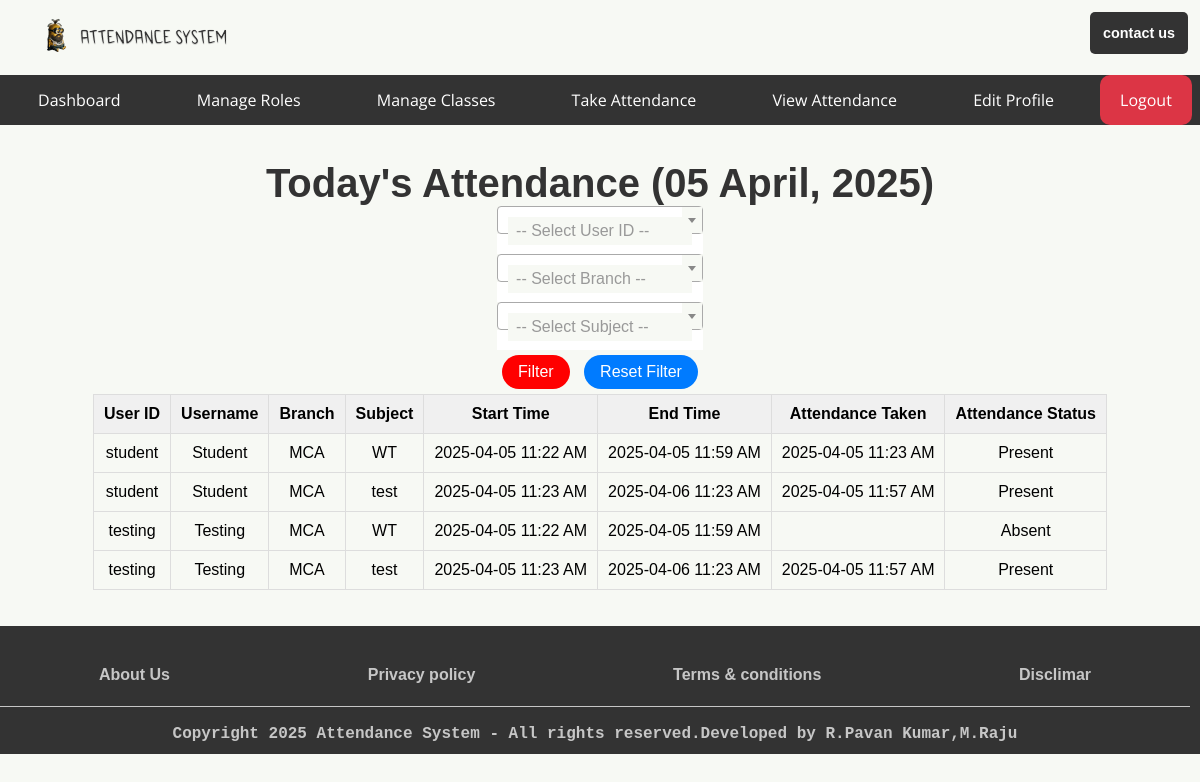
Page /admin/view_attendance/today_attendance_all (signed in) on the committed database.
### app.py (models this page shows, shortened)
class User(db.Model):
    userid = db.Column(db.String(10), primary_key=True, unique=True, nullable=False)
    username = db.Column(db.String(150), nullable=False)
    password_hash = db.Column(db.String(150), nullable=False)
    role = db.Column(db.String(50), nullable=False)

class SubjectsClasses(db.Model):  # Renamed to SubjectsClasses
    id = db.Column(db.Integer, primary_key=True)
    Branch = db.Column(db.String(200), nullable=False)
    Subject = db.Column(db.String(200), nullable=False)
    Start_Time = db.Column(db.DateTime, nullable=False)
    End_Time = db.Column(db.DateTime, nullable=False)
    date_created = db.Column(db.DateTime, default=datetime.utcnow)
    completed = db.Column(db.Integer, default=0)

class Attendance(db.Model):
    id = db.Column(db.Integer, primary_key=True)
    subject_id = db.Column(db.Integer)
    user_id = db.Column(db.String(10))
    date_time = db.Column(db.DateTime, default=datetime.utcnow)

### app.py (the view)
@app.route('/<role>/view_attendance/today_attendance_all', methods=['GET', 'POST'])
@role_required(['admin', 'teacher'])
def today_attendance_all(role):
    today = date.today()
    start_of_day = datetime.combine(today, time.min)
    end_of_day = datetime.combine(today, time.max)
    students_query = User.query.filter_by(role='student').order_by(User.userid)
    subjects_today_query = SubjectsClasses.query.filter(
        db.func.date(SubjectsClasses.Start_Time) == today
    ).order_by(SubjectsClasses.Start_Time)
    filter_userid = request.form.get('userid')
    filter_branch = request.form.get('branch')
    filter_subject = request.form.get('subject')
    if filter_userid:
        students_query = students_query.filter(User.userid == filter_userid)
    if filter_branch:
        subjects_today_query = subjects_today_query.filter(SubjectsClasses.Branch == filter_branch)
    if filter_subject:
        subjects_today_query = subjects_today_query.filter(SubjectsClasses.Subject == filter_subject)
    students = students_query.all()
    subjects_today = subjects_today_query.all()
    student_attendance_data = []
    for student in students:
        for subject_class in subjects_today:
            attendance_record = Attendance.query.filter(
                Attendance.user_id == student.userid,
                Attendance.subject_id == subject_class.id,
                Attendance.date_time >= start_of_day,
                Attendance.date_time <= end_of_day
            ).first()
            is_present = bool(attendance_record)
            attendance_time = attendance_record.date_time if attendance_record else None
            student_attendance_data.append({
                'user_id': student.userid,
                'username': student.username,
                'branch': subject_class.Branch,
                'subject': subject_class.Subject,
                'start_time': subject_class.Start_Time,
                'end_time': subject_class.End_Time,
                'attendance_taken': attendance_time,
                'attendance_status': 'Present' if is_present else 'Absent'
            })
    return render_template(
        f'auth/dashboards/{role}/attendance/today_attendance_all.html',
        student_attendance_data=student_attendance_data,
        today=today,
        students=User.query.filter_by(role='student').order_by(User.userid).all(),
        branches=SubjectsClasses.query.with_entities(SubjectsClasses.Branch).distinct().order_by(SubjectsClasses.Branch).all(),
        subjects=SubjectsClasses.query.with_entities(SubjectsClasses.Subject).distinct().order_by(SubjectsClasses.Subject).all(),
        filter_userid=filter_userid,
        filter_branch=filter_branch,
        filter_subject=filter_subject,
        role=role  # Pass the 'role' variable to the template context
    )

### app.py (called while the page is built)
def role_required(roles):
    if not isinstance(roles, list):
        roles = [roles]  # Ensure roles is a list
    def decorator(func):
        @wraps(func)
        def wrapper(*args, **kwargs):
            if 'username' not in session:
                return redirect(url_for('login'))
            user = User.query.filter_by(username=session['username']).first()
            if user.role not in roles:  # Check if the user's role is in the allowed roles list
                return redirect(url_for('index'))  # Redirect to the home page if unauthorized
            return func(*args, **kwargs)
        return wrapper
    return decorator

### templates/auth/dashboards/admin/attendance/today_attendance_all.html (shortened to what this page needs)
{% extends 'base/base_admin.html' %}
{% block body %}
<main class="today-attendance-main">
    <h1>Today's Attendance ({{ today.strftime('%d %B, %Y') }})</h1>
    <section class="filter-section">
        <form method="POST" id="form-sec" class="attendance-form">
            <div class="form-group">
            </div>
            <div class="form-group">
            </div>
            <div class="form-group">
            </div>
            <div class="form-actions">
                <button type="submit" class="delete">Filter</button>
                <a href="{{ url_for('today_attendance_all', role=role) }}" id="update" class="button secondary">Reset Filter</a>
            </div>
        </form>
    </section>
    {% if student_attendance_data %}
    <div style="overflow-x: auto; max-width: 100%;">
    <table class="attendance-table">
        <thead>
            <tr>
                <th>User ID</th>
                <th>Username</th>
                <th>Branch</th>
                <th>Subject</th>
                <th>Start Time</th>
                <th>End Time</th>
                <th>Attendance Taken</th>
                <th>Attendance Status</th>
            </tr>
        </thead>
        <tbody>
            {% for data in student_attendance_data %}
            <tr>
                <td>{{ data.user_id }}</td>
                <td>{{ data.username }}</td>
                <td>{{ data.branch }}</td>
                <td>{{ data.subject }}</td>
                <td>{{ data.start_time.strftime('%Y-%m-%d %I:%M %p') if data.start_time }}</td>
                <td>{{ data.end_time.strftime('%Y-%m-%d %I:%M %p') if data.end_time }}</td>
                <td>{{ data.attendance_taken.strftime('%Y-%m-%d %I:%M %p') if data.attendance_taken }}</td>
                <td>{{ data.attendance_status }}</td>
            </tr>
            {% endfor %}
        </tbody>
    </table>
    </div>
    {% else %}
    <p>No attendance data found for today based on the applied filters.</p>
    {% endif %}
</main>
<link href="https://cdnjs.cloudflare.com/ajax/libs/select2/4.0.13/css/select2.min.css" rel="stylesheet" />
{% endblock body %}

### static/styles/index.css (style rules this page uses)
* { background: #f7f9f4; font-family: 'Arial', sans-serif; margin: 0; padding: 0; box-sizing: border-box; font-size: 1rem; text-decoration: none; }
a { background: transparent; }
main { display: flex; justify-content: start; align-items: center; flex-direction: column; padding: 3% 0; width: 100%; min-height: 60vh; }
a { text-decoration: none; }
a.button { background-color: #333; color: #fff; border: none; padding: 10px 20px; font-size: 16px; text-decoration: none; cursor: pointer; }
form { width: 300px; max-width: 500px; margin: 40px auto; padding: 20px; border: 1px solid #ddd; border-radius: 10px; box-shadow: 0 0 10px rgba(0, 0, 0, 0.1); }
table { margin: 0 auto; border-collapse: collapse; border-spacing: 0; width: 100%; border: 1px solid #ddd; }
th, td { border: 1px solid #ddd; padding: 10px; text-align: center; }
th { background-color: #f0f0f0; }
h1 { text-align: center; font-size: 2.5rem; color: #333; }
#form-sec { width: auto; max-width: auto; margin: 0 auto; padding: 0 0 0 0; border: none; border-radius: none; box-shadow: none; display: flex; background-color: #ffffff; display: block; margin-top: 0em; unicode-bidi: isolate; }
#update { display: inline-block; padding: 8px 16px; margin: 5px; border-radius: 20px; background-color: #007bff; color: #fff; text-decoration: none; -webkit-transition: background-color 0.3s ease; transition: background-color 0.3s ease; }
.delete { display: inline-block; padding: 8px 16px; margin: 5px; border-radius: 20px; background-color: #ff0000; color: #fff; text-decoration: none; -webkit-transition: background-color 0.3s ease; transition: background-color 0.3s ease; width: auto; border: none; box-shadow: none; }
.form-group { margin-bottom: 15px; }
button { width: 100%; padding: 10px; background-color: #ff7b00; border: none; border-radius: 5px; color: white; font-size: 16px; cursor: pointer; margin-top: 15px; }
.attendance-form { max-width: 600px; margin: 0 auto; }
.form-group { margin-bottom: 20px; }

### rows in the picture
User: user_id "student" "student", username "Student" "Student"
SubjectsClasses: branch "MCA" "MCA", subject "WT" "WT", start_time "2025-04-05 11:22 AM" "2025-04-05 11:22 AM", end_time "2025-04-05 11:59 AM" "2025-04-05 11:59 AM"
Attendance: attendance_taken "2025-04-05 11:23 AM"
SubjectsClasses: branch "MCA" "MCA", subject "test" "test", start_time "2025-04-05 11:23 AM" "2025-04-05 11:23 AM", end_time "2025-04-06 11:23 AM" "2025-04-06 11:23 AM"
Attendance: attendance_taken "2025-04-05 11:57 AM"
User: user_id "testing" "testing", username "Testing" "Testing"
Attendance: attendance_taken "2025-04-05 11:57 AM"

### other values in the picture
{{ data.attendance_status }} "Present" "Present" "Absent" "Present"
